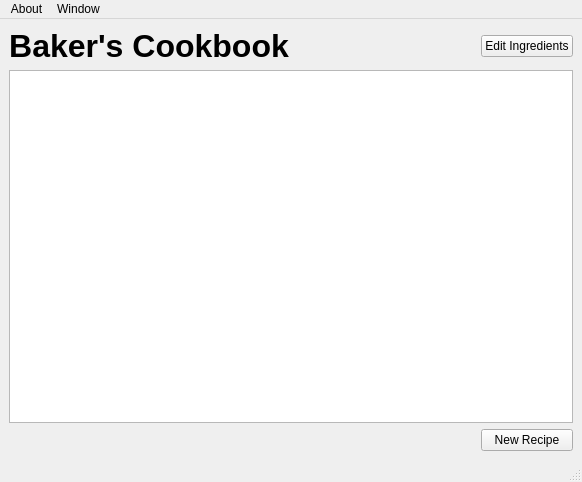
<?xml version="1.0" encoding="UTF-8"?>
<ui version="4.0">
 <class>MainWindow</class>
 <widget class="QMainWindow" name="MainWindow">
  <property name="geometry">
   <rect>
    <x>0</x>
    <y>0</y>
    <width>582</width>
    <height>482</height>
   </rect>
  </property>
  <property name="windowTitle">
   <string>MainWindow</string>
  </property>
  <widget class="QWidget" name="centralwidget">
   <layout class="QGridLayout" name="gridLayout">
    <item row="0" column="2">
     <widget class="QPushButton" name="pushButton">
      <property name="text">
       <string>Edit Ingredients</string>
      </property>
     </widget>
    </item>
    <item row="0" column="1">
     <spacer name="horizontalSpacer">
      <property name="orientation">
       <enum>Qt::Horizontal</enum>
      </property>
      <property name="sizeHint" stdset="0">
       <size>
        <width>40</width>
        <height>20</height>
       </size>
      </property>
     </spacer>
    </item>
    <item row="0" column="0">
     <widget class="QLabel" name="label_2">
      <property name="font">
       <font>
        <pointsize>24</pointsize>
        <bold>true</bold>
       </font>
      </property>
      <property name="text">
       <string>Baker's Cookbook</string>
      </property>
      <property name="alignment">
       <set>Qt::AlignCenter</set>
      </property>
      <property name="buddy">
       <cstring>label_2</cstring>
      </property>
     </widget>
    </item>
    <item row="1" column="0" colspan="3">
     <widget class="QListWidget" name="recipeDisplayBox"/>
    </item>
    <item row="2" column="2">
     <widget class="QPushButton" name="newRecipeButton">
      <property name="text">
       <string>New Recipe</string>
      </property>
     </widget>
    </item>
   </layout>
  </widget>
  <widget class="QStatusBar" name="statusbar"/>
  <widget class="QMenuBar" name="menuBar">
   <property name="geometry">
    <rect>
     <x>0</x>
     <y>0</y>
     <width>582</width>
     <height>21</height>
    </rect>
   </property>
   <widget class="QMenu" name="menuAbout">
    <property name="title">
     <string>About</string>
    </property>
    <addaction name="actionGithub"/>
   </widget>
   <widget class="QMenu" name="menuQuit">
    <property name="title">
     <string>Window</string>
    </property>
    <addaction name="actionQuit"/>
   </widget>
   <addaction name="menuAbout"/>
   <addaction name="menuQuit"/>
  </widget>
  <action name="actionGithub">
   <property name="text">
    <string>Github</string>
   </property>
   <property name="shortcut">
    <string>Ctrl+G</string>
   </property>
  </action>
  <action name="actionQuit">
   <property name="text">
    <string>Quit</string>
   </property>
   <property name="shortcut">
    <string>Ctrl+Q</string>
   </property>
  </action>
 </widget>
 <tabstops>
  <tabstop>recipeDisplayBox</tabstop>
 </tabstops>
 <resources/>
 <connections/>
</ui>
